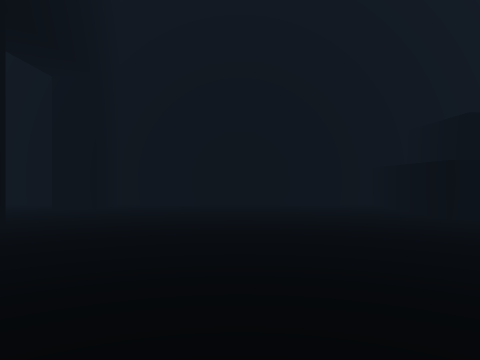
View 1 (above)

17 first-person views from a walk through a scene from a Unity 3-D project. The camera is 1.2 m above the floor, looks level and sees 70° across. The floor is counted in squares, 1.8 m on a side. Each view is taken from the middle of a square. On the plan, view 1 faces up. The plan holds only what a view shows up to about 10 squares ahead; the rest is blank. The place goes on beyond the plan. The player is left out.

View 2
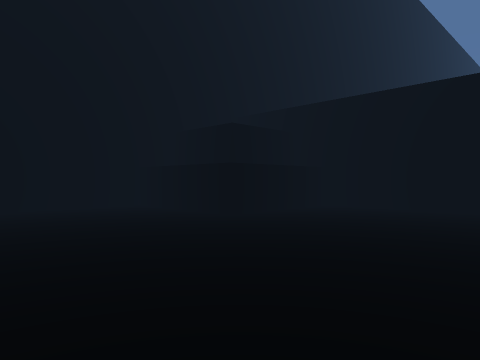

View 3
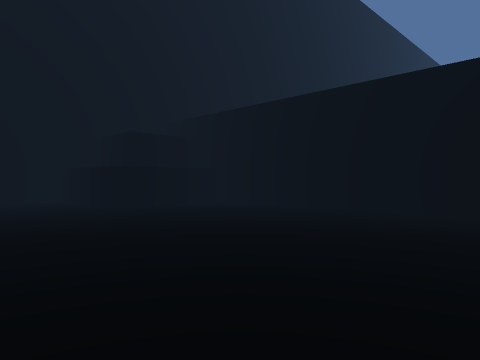

View 4
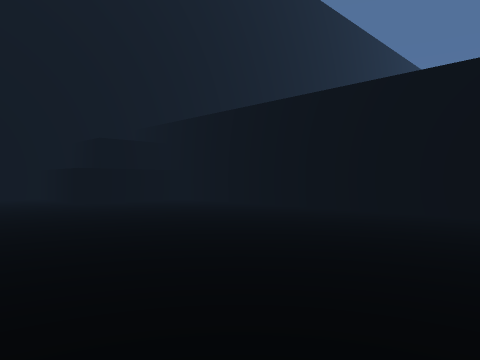

View 5
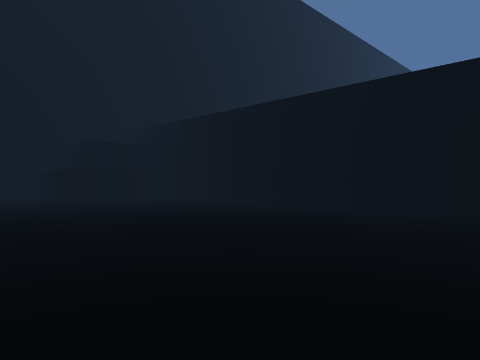

View 6
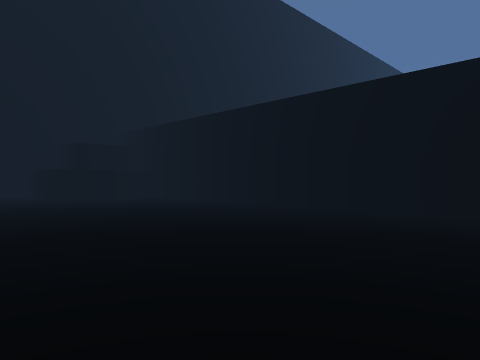

View 7
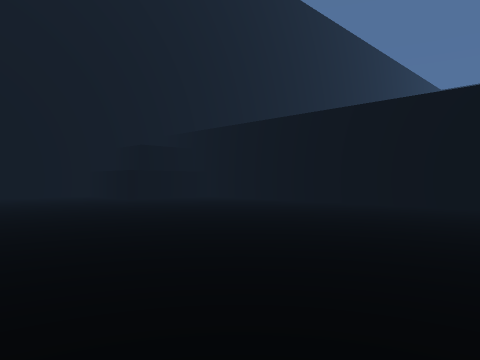

View 8
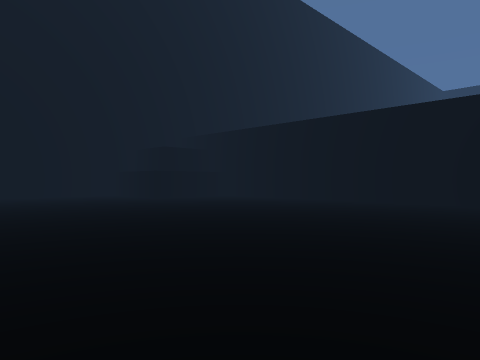

View 9
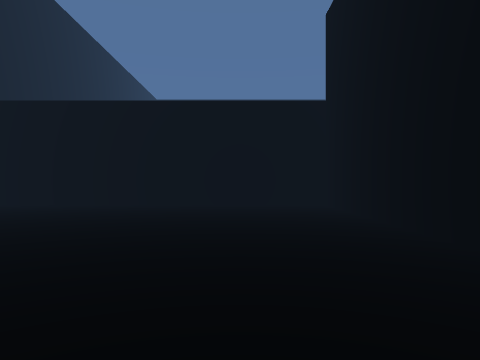

View 10
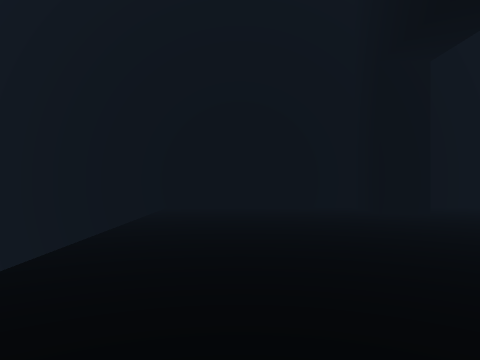

View 11
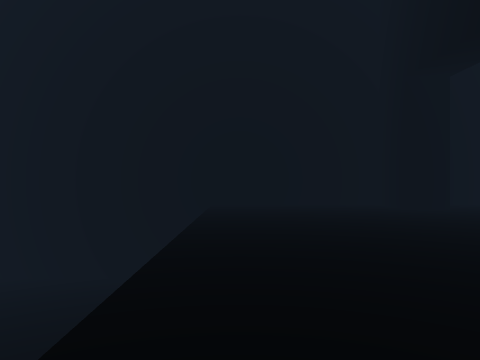

View 12
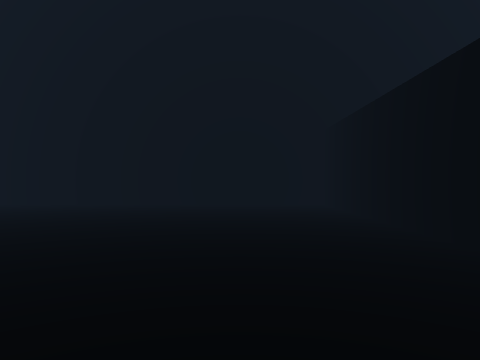

View 13
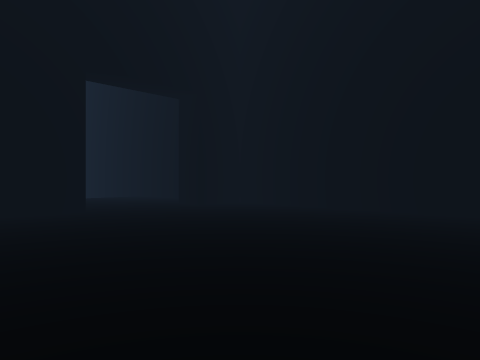

View 14
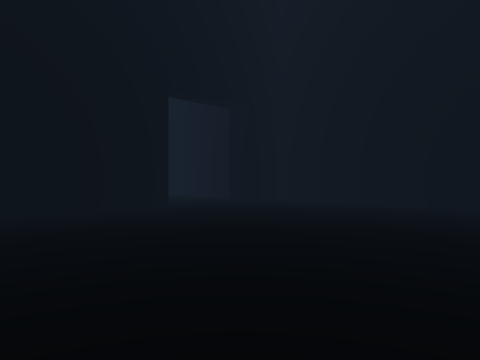

View 15
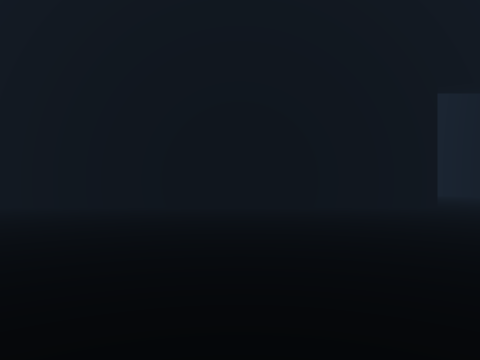

View 16
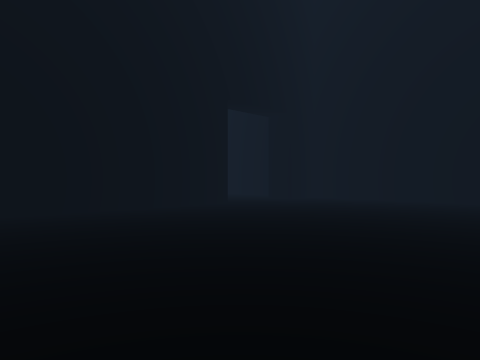

View 17
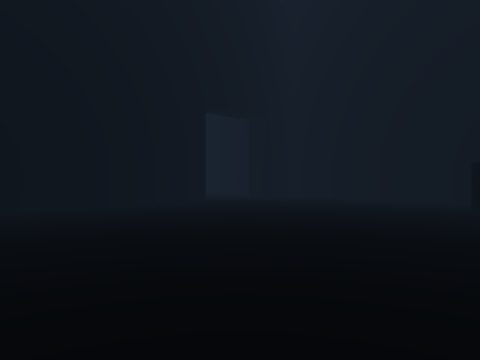

### Floor plan
Key: @ floor where view 1 was taken; # wall or solid block; . main floor; - floor 3.5 m lower than the main floor; / step, stairs or slope; ^ raised ledge.
Columns run from 18 left of view 1 to 7 right of it. Each row starts with its distance up from view 1.
 10 ######################
  9  --------/....#.......^
  8  --------/....#.......^
  7   -------/............^
  6    ------/............####
  5    ------/...............#
  4     -----/....#..........#
  3               #..........#
  2               #..........#
  1            .  #..........#
  0        -  .   #...@......#
 -1               #..........#
 -2               #..........#
 -3               #..........#
 -4               #..........#
 -5               #.. . .....#
 -6               #   . .....#
 -7                     ######

Where each view was taken, in squares from view 1:
view 1: 0 up, 0 right, facing up
view 2: 1 up, 1 left, facing up-right
view 3: 2 down, 0 right, facing up-right
view 4: 4 down, 0 right, facing up-right
view 5: 5 down, 0 right, facing up-right
view 6: 6 down, 0 right, facing up-right
view 7: 5 down, 2 left, facing up-right
view 8: 5 down, 3 left, facing up-right
view 9: 4 down, 2 left, facing right
view 10: 1 up, 7 left, facing up
view 11: 0 up, 8 left, facing up
view 12: 0 up, 11 left, facing up
view 13: 2 up, 4 right, facing up-left
view 14: 0 up, 4 right, facing up-left
view 15: 0 up, 5 right, facing left
view 16: 2 down, 4 right, facing up-left
view 17: 2 down, 5 right, facing up-left
